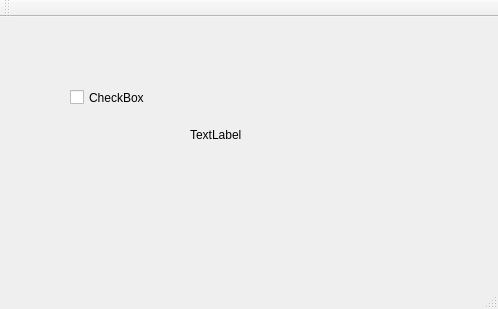
<?xml version="1.0" encoding="UTF-8"?>
<ui version="4.0">
 <class>MainWindow</class>
 <widget class="QMainWindow" name="MainWindow">
  <property name="geometry">
   <rect>
    <x>0</x>
    <y>0</y>
    <width>498</width>
    <height>309</height>
   </rect>
  </property>
  <property name="windowTitle">
   <string>MainWindow</string>
  </property>
  <widget class="QWidget" name="centralWidget">
   <widget class="QCheckBox" name="checkBox">
    <property name="geometry">
     <rect>
      <x>70</x>
      <y>70</y>
      <width>85</width>
      <height>21</height>
     </rect>
    </property>
    <property name="text">
     <string>CheckBox</string>
    </property>
   </widget>
   <widget class="QLabel" name="label">
    <property name="geometry">
     <rect>
      <x>190</x>
      <y>110</y>
      <width>57</width>
      <height>15</height>
     </rect>
    </property>
    <property name="text">
     <string>TextLabel</string>
    </property>
   </widget>
  </widget>
  <widget class="QMenuBar" name="menuBar">
   <property name="geometry">
    <rect>
     <x>0</x>
     <y>0</y>
     <width>498</width>
     <height>20</height>
    </rect>
   </property>
  </widget>
  <widget class="QToolBar" name="mainToolBar">
   <attribute name="toolBarArea">
    <enum>TopToolBarArea</enum>
   </attribute>
   <attribute name="toolBarBreak">
    <bool>false</bool>
   </attribute>
  </widget>
  <widget class="QStatusBar" name="statusBar"/>
 </widget>
 <layoutdefault spacing="6" margin="11"/>
 <resources/>
 <connections/>
</ui>
